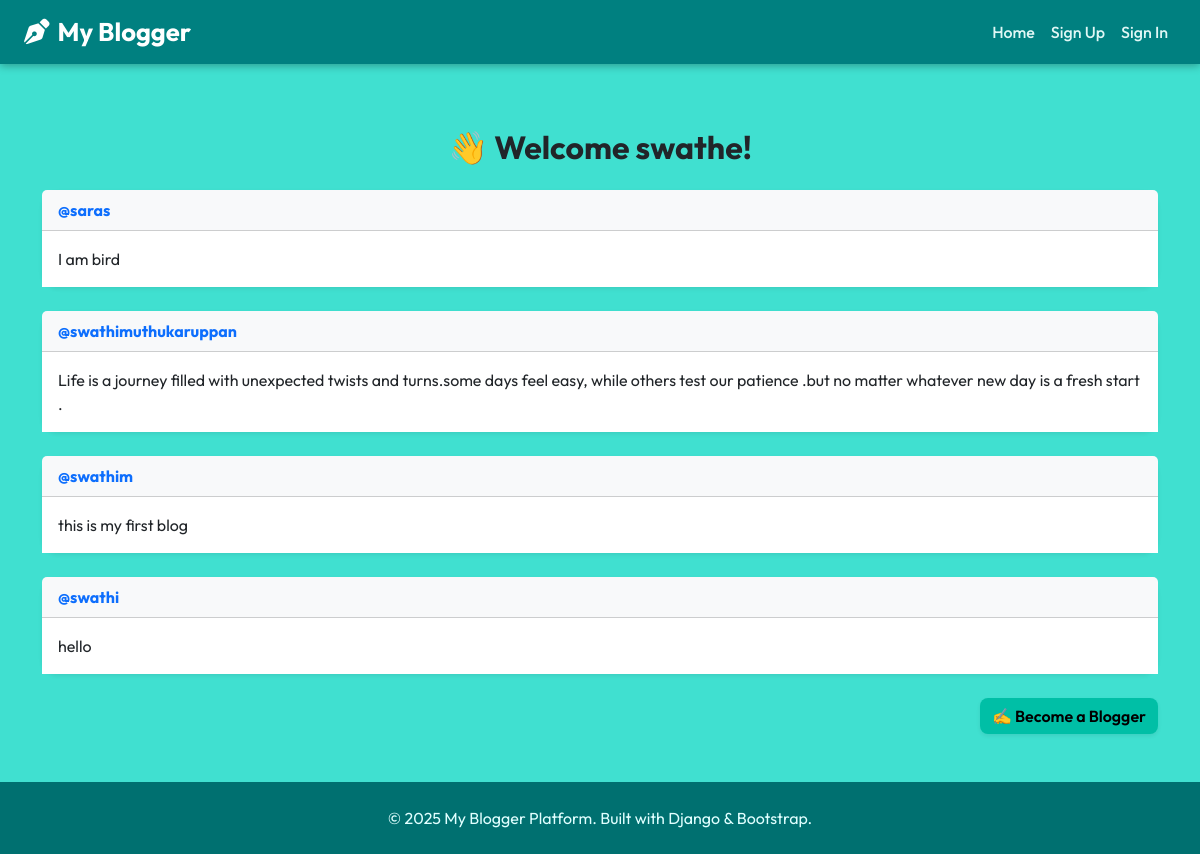
The app's page /readerpg/swathe with its own data.
### blog_spot/models.py (models this page shows)
class User(models.Model):
    usr_name = models.CharField(max_length=30)
    password = models.CharField(max_length = 20)
    role = models.CharField(max_length=1)
    class Meta:
        db_table = 'user_tbl'

class Blogs(models.Model):
    usr_name = models.CharField(max_length=30)
    pst = models.TextField(max_length = 400)
    class Meta:
        db_table = 'blogs_tbl'

### blog_spot/views.py (the view)
# urls.py: path('readerpg/<str:usr>',views.view_page, name = 'reader_pg'),
def view_page(req,usr):
    blg = Blogs.objects.all()
    user = User.objects.filter(usr_name = usr).first()
    return render(req, 'blog_spot/view_page.html',{'Username':user.usr_name, 'blogs':blg, 'status':user.role})

### blog_spot/templates/blog_spot/view_page.html (shortened to what this page needs)
{% extends 'blog_spot/base.html' %}
{% block content %}
<div class="container mt-5 animate__animated animate__fadeIn">
    <h2 class="mb-4 text-center text-dark fw-bold">👋 Welcome {{ Username }}!</h2>
    {% for blog in blogs %}
        <div class="card shadow-sm mb-4 border-0 rounded-4">
            <div class="card-header bg-light d-flex justify-content-between align-items-center">
                <strong class="text-primary">@{{ blog.usr_name }}</strong>
            </div>
            <div class="card-body bg-white">
                <p class="card-text" style="white-space: pre-line;">{{ blog.pst }}</p>
            </div>
        </div>
    {% empty %}
        <div class="alert alert-info text-center rounded-3 shadow-sm">
            💤 No blog posts available.
        </div>
    {% endfor %}
    {% if status == 'r' %}
        <div class="text-end mt-4">
            <a href="{% url 'blogger_pg' usr=Username %}" class="btn btn-warning rounded-3 shadow-sm">
                ✍️ Become a Blogger
            </a>
        </div>
    {% endif %}
</div>
{% endblock %}

### blog_spot/templates/blog_spot/base.html (style rules this page uses)
body { font-family: 'Outfit', sans-serif; background-color: #40E0D0; color: #073b3a; }
.btn-warning { font-weight: 600; background-color: #00bfa6; border: none; }
.card { transition: transform 0.3s ease, box-shadow 0.3s ease; border: none; }

### records on screen
User: usr_name "swathe"
Blogs: usr_name "saras", pst "I am bird"
Blogs: usr_name "swathimuthukaruppan", pst "Life is a journey filled with unexpected twists and turns.some days feel easy, while others test our patience .but no matter whatever new day is a fresh start ."
Blogs: usr_name "swathim", pst "this is my first blog"
Blogs: usr_name "swathi", pst "hello"
